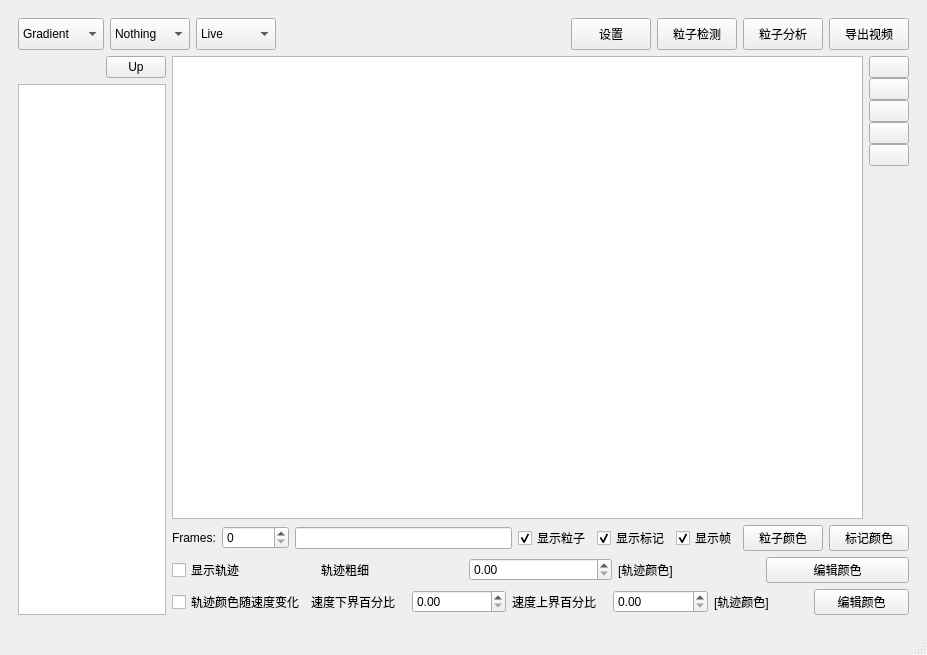
<?xml version="1.0" encoding="UTF-8"?>
<ui version="4.0">
 <class>MainWindow</class>
 <widget class="QMainWindow" name="MainWindow">
  <property name="geometry">
   <rect>
    <x>0</x>
    <y>0</y>
    <width>927</width>
    <height>655</height>
   </rect>
  </property>
  <property name="windowTitle">
   <string>QTracker</string>
  </property>
  <widget class="QWidget" name="centralwidget">
   <layout class="QVBoxLayout" name="verticalLayout">
    <item>
     <widget class="QWidget" name="widget" native="true">
      <layout class="QVBoxLayout" name="verticalLayout_3">
       <item>
        <layout class="QHBoxLayout" name="horizontalLayout_3">
         <item>
          <layout class="QHBoxLayout" name="horizontalLayout">
           <item>
            <widget class="QComboBox" name="cbb_detect">
             <property name="minimumSize">
              <size>
               <width>80</width>
               <height>32</height>
              </size>
             </property>
             <property name="maximumSize">
              <size>
               <width>160</width>
               <height>64</height>
              </size>
             </property>
             <property name="sizeAdjustPolicy">
              <enum>QComboBox::AdjustToContents</enum>
             </property>
             <item>
              <property name="text">
               <string>Gradient</string>
              </property>
             </item>
             <item>
              <property name="text">
               <string>Threshold</string>
              </property>
             </item>
             <item>
              <property name="text">
               <string>Abs.tresh</string>
              </property>
             </item>
             <item>
              <property name="text">
               <string>Bg Extract</string>
              </property>
             </item>
            </widget>
           </item>
           <item>
            <widget class="QComboBox" name="cbb_extra">
             <property name="minimumSize">
              <size>
               <width>80</width>
               <height>32</height>
              </size>
             </property>
             <property name="maximumSize">
              <size>
               <width>160</width>
               <height>64</height>
              </size>
             </property>
             <property name="sizeAdjustPolicy">
              <enum>QComboBox::AdjustToContents</enum>
             </property>
             <item>
              <property name="text">
               <string>Nothing</string>
              </property>
             </item>
             <item>
              <property name="text">
               <string>新建项目</string>
              </property>
             </item>
            </widget>
           </item>
           <item>
            <widget class="QComboBox" name="cbb_tracking">
             <property name="sizePolicy">
              <sizepolicy hsizetype="Minimum" vsizetype="Fixed">
               <horstretch>0</horstretch>
               <verstretch>0</verstretch>
              </sizepolicy>
             </property>
             <property name="minimumSize">
              <size>
               <width>80</width>
               <height>32</height>
              </size>
             </property>
             <property name="maximumSize">
              <size>
               <width>160</width>
               <height>64</height>
              </size>
             </property>
             <property name="sizeAdjustPolicy">
              <enum>QComboBox::AdjustToContents</enum>
             </property>
             <item>
              <property name="text">
               <string>Live</string>
              </property>
             </item>
             <item>
              <property name="text">
               <string>Manual</string>
              </property>
             </item>
             <item>
              <property name="text">
               <string>Auto</string>
              </property>
             </item>
            </widget>
           </item>
          </layout>
         </item>
         <item>
          <layout class="QHBoxLayout" name="horizontalLayout_2">
           <item>
            <spacer name="horizontalSpacer">
             <property name="orientation">
              <enum>Qt::Horizontal</enum>
             </property>
             <property name="sizeHint" stdset="0">
              <size>
               <width>40</width>
               <height>20</height>
              </size>
             </property>
            </spacer>
           </item>
           <item>
            <widget class="QPushButton" name="bt_settings">
             <property name="minimumSize">
              <size>
               <width>80</width>
               <height>32</height>
              </size>
             </property>
             <property name="maximumSize">
              <size>
               <width>160</width>
               <height>64</height>
              </size>
             </property>
             <property name="text">
              <string>设置</string>
             </property>
            </widget>
           </item>
           <item>
            <widget class="QPushButton" name="bt_start">
             <property name="minimumSize">
              <size>
               <width>80</width>
               <height>32</height>
              </size>
             </property>
             <property name="maximumSize">
              <size>
               <width>160</width>
               <height>64</height>
              </size>
             </property>
             <property name="text">
              <string>粒子检测</string>
             </property>
             <property name="autoExclusive">
              <bool>true</bool>
             </property>
            </widget>
           </item>
           <item>
            <widget class="QPushButton" name="bt_post">
             <property name="minimumSize">
              <size>
               <width>80</width>
               <height>32</height>
              </size>
             </property>
             <property name="text">
              <string>粒子分析</string>
             </property>
            </widget>
           </item>
           <item>
            <widget class="QPushButton" name="bt_export_video">
             <property name="minimumSize">
              <size>
               <width>80</width>
               <height>32</height>
              </size>
             </property>
             <property name="text">
              <string>导出视频</string>
             </property>
            </widget>
           </item>
          </layout>
         </item>
        </layout>
       </item>
       <item>
        <layout class="QHBoxLayout" name="horizontalLayout_5" stretch="1,5">
         <item>
          <layout class="QVBoxLayout" name="verticalLayout_2">
           <item>
            <layout class="QHBoxLayout" name="horizontalLayout_4">
             <item>
              <widget class="QLabel" name="lb_file_path">
               <property name="text">
                <string/>
               </property>
               <property name="wordWrap">
                <bool>true</bool>
               </property>
              </widget>
             </item>
             <item>
              <widget class="QPushButton" name="bt_file_path_up">
               <property name="maximumSize">
                <size>
                 <width>60</width>
                 <height>16777215</height>
                </size>
               </property>
               <property name="text">
                <string>Up</string>
               </property>
              </widget>
             </item>
            </layout>
           </item>
           <item>
            <widget class="QListView" name="list_files">
             <property name="whatsThis">
              <string>file_path</string>
             </property>
            </widget>
           </item>
          </layout>
         </item>
         <item>
          <layout class="QVBoxLayout" name="verticalLayout_4" stretch="10,0,0,0">
           <item>
            <layout class="QHBoxLayout" name="horizontalLayout_7">
             <item>
              <widget class="QGraphicsView" name="graphicsView"/>
             </item>
             <item>
              <layout class="QVBoxLayout" name="verticalLayout_5">
               <property name="spacing">
                <number>0</number>
               </property>
               <item>
                <widget class="QPushButton" name="bt_select">
                 <property name="toolTip">
                  <string>选择</string>
                 </property>
                 <property name="text">
                  <string/>
                 </property>
                 <property name="icon">
                  <iconset>
                   <normaloff>C:/Users/zhanchen/.designer/images/cursor.svg</normaloff>C:/Users/zhanchen/.designer/images/cursor.svg</iconset>
                 </property>
                 <property name="checkable">
                  <bool>true</bool>
                 </property>
                 <property name="autoExclusive">
                  <bool>true</bool>
                 </property>
                </widget>
               </item>
               <item>
                <widget class="QPushButton" name="bt_crop">
                 <property name="toolTip">
                  <string>截取</string>
                 </property>
                 <property name="text">
                  <string/>
                 </property>
                 <property name="icon">
                  <iconset>
                   <normaloff>C:/Users/zhanchen/.designer/images/crop.svg</normaloff>C:/Users/zhanchen/.designer/images/crop.svg</iconset>
                 </property>
                 <property name="checkable">
                  <bool>true</bool>
                 </property>
                 <property name="autoExclusive">
                  <bool>true</bool>
                 </property>
                </widget>
               </item>
               <item>
                <widget class="QPushButton" name="bt_move">
                 <property name="toolTip">
                  <string>移动</string>
                 </property>
                 <property name="text">
                  <string/>
                 </property>
                 <property name="icon">
                  <iconset>
                   <normaloff>C:/Users/zhanchen/.designer/images/move.svg</normaloff>C:/Users/zhanchen/.designer/images/move.svg</iconset>
                 </property>
                 <property name="checkable">
                  <bool>true</bool>
                 </property>
                 <property name="autoExclusive">
                  <bool>true</bool>
                 </property>
                </widget>
               </item>
               <item>
                <widget class="QPushButton" name="bt_add">
                 <property name="toolTip">
                  <string>添加</string>
                 </property>
                 <property name="text">
                  <string/>
                 </property>
                 <property name="icon">
                  <iconset>
                   <normaloff>C:/Users/zhanchen/.designer/images/add.svg</normaloff>C:/Users/zhanchen/.designer/images/add.svg</iconset>
                 </property>
                 <property name="checkable">
                  <bool>true</bool>
                 </property>
                 <property name="autoExclusive">
                  <bool>true</bool>
                 </property>
                </widget>
               </item>
               <item>
                <widget class="QPushButton" name="bt_combine">
                 <property name="toolTip">
                  <string>合并</string>
                 </property>
                 <property name="text">
                  <string/>
                 </property>
                 <property name="icon">
                  <iconset>
                   <normaloff>C:/Users/zhanchen/.designer/images/combine.svg</normaloff>C:/Users/zhanchen/.designer/images/combine.svg</iconset>
                 </property>
                </widget>
               </item>
               <item>
                <spacer name="verticalSpacer">
                 <property name="orientation">
                  <enum>Qt::Vertical</enum>
                 </property>
                 <property name="sizeHint" stdset="0">
                  <size>
                   <width>20</width>
                   <height>40</height>
                  </size>
                 </property>
                </spacer>
               </item>
              </layout>
             </item>
            </layout>
           </item>
           <item>
            <layout class="QHBoxLayout" name="horizontalLayout_6">
             <property name="sizeConstraint">
              <enum>QLayout::SetDefaultConstraint</enum>
             </property>
             <item>
              <widget class="QLabel" name="label">
               <property name="text">
                <string>Frames:</string>
               </property>
              </widget>
             </item>
             <item>
              <widget class="QSpinBox" name="sb_frames">
               <property name="buttonSymbols">
                <enum>QAbstractSpinBox::UpDownArrows</enum>
               </property>
               <property name="minimum">
                <number>0</number>
               </property>
               <property name="maximum">
                <number>999999999</number>
               </property>
              </widget>
             </item>
             <item>
              <widget class="QLineEdit" name="le_particle_filter"/>
             </item>
             <item>
              <widget class="QCheckBox" name="cb_show_particles">
               <property name="whatsThis">
                <string>vid_show_particles</string>
               </property>
               <property name="text">
                <string>显示粒子</string>
               </property>
               <property name="checked">
                <bool>true</bool>
               </property>
              </widget>
             </item>
             <item>
              <widget class="QCheckBox" name="cb_show_marks">
               <property name="whatsThis">
                <string>vid_show_marks</string>
               </property>
               <property name="text">
                <string>显示标记</string>
               </property>
               <property name="checked">
                <bool>true</bool>
               </property>
              </widget>
             </item>
             <item>
              <widget class="QCheckBox" name="cb_show_frames">
               <property name="whatsThis">
                <string>vid_show_frames</string>
               </property>
               <property name="text">
                <string>显示帧</string>
               </property>
               <property name="checked">
                <bool>true</bool>
               </property>
              </widget>
             </item>
             <item>
              <widget class="QPushButton" name="bt_particle_color">
               <property name="text">
                <string>粒子颜色</string>
               </property>
               <property name="checkable">
                <bool>false</bool>
               </property>
               <property name="autoRepeat">
                <bool>false</bool>
               </property>
               <property name="autoExclusive">
                <bool>false</bool>
               </property>
               <property name="autoDefault">
                <bool>false</bool>
               </property>
               <property name="default">
                <bool>false</bool>
               </property>
               <property name="flat">
                <bool>false</bool>
               </property>
              </widget>
             </item>
             <item>
              <widget class="QPushButton" name="bt_mark_color">
               <property name="text">
                <string>标记颜色</string>
               </property>
              </widget>
             </item>
            </layout>
           </item>
           <item>
            <layout class="QHBoxLayout" name="horizontalLayout_8">
             <item>
              <widget class="QCheckBox" name="cb_show_traj">
               <property name="text">
                <string>显示轨迹</string>
               </property>
              </widget>
             </item>
             <item>
              <widget class="QLabel" name="label_3">
               <property name="text">
                <string>轨迹粗细</string>
               </property>
              </widget>
             </item>
             <item>
              <widget class="QDoubleSpinBox" name="dsb_traj_size"/>
             </item>
             <item>
              <widget class="QLabel" name="lb_traj_color">
               <property name="text">
                <string>[轨迹颜色]</string>
               </property>
              </widget>
             </item>
             <item>
              <widget class="QPushButton" name="bt_edit_traj_color">
               <property name="text">
                <string>编辑颜色</string>
               </property>
              </widget>
             </item>
            </layout>
           </item>
           <item>
            <layout class="QHBoxLayout" name="horizontalLayout_9">
             <item>
              <widget class="QCheckBox" name="cb_speed_traj">
               <property name="text">
                <string>轨迹颜色随速度变化</string>
               </property>
              </widget>
             </item>
             <item>
              <widget class="QLabel" name="label_4">
               <property name="text">
                <string>速度下界百分比</string>
               </property>
              </widget>
             </item>
             <item>
              <widget class="QDoubleSpinBox" name="dsb_speed_traj_lower_limit"/>
             </item>
             <item>
              <widget class="QLabel" name="label_5">
               <property name="text">
                <string>速度上界百分比</string>
               </property>
              </widget>
             </item>
             <item>
              <widget class="QDoubleSpinBox" name="dsb_speed_traj_upper_limit"/>
             </item>
             <item>
              <widget class="QLabel" name="lb_speed_traj_color">
               <property name="text">
                <string>[轨迹颜色]</string>
               </property>
              </widget>
             </item>
             <item>
              <widget class="QPushButton" name="bt_edit_speed_tra_color">
               <property name="text">
                <string>编辑颜色</string>
               </property>
              </widget>
             </item>
            </layout>
           </item>
          </layout>
         </item>
        </layout>
       </item>
      </layout>
     </widget>
    </item>
   </layout>
  </widget>
  <widget class="QMenuBar" name="menubar">
   <property name="geometry">
    <rect>
     <x>0</x>
     <y>0</y>
     <width>927</width>
     <height>22</height>
    </rect>
   </property>
  </widget>
  <widget class="QStatusBar" name="statusbar"/>
 </widget>
 <resources/>
 <connections/>
</ui>
